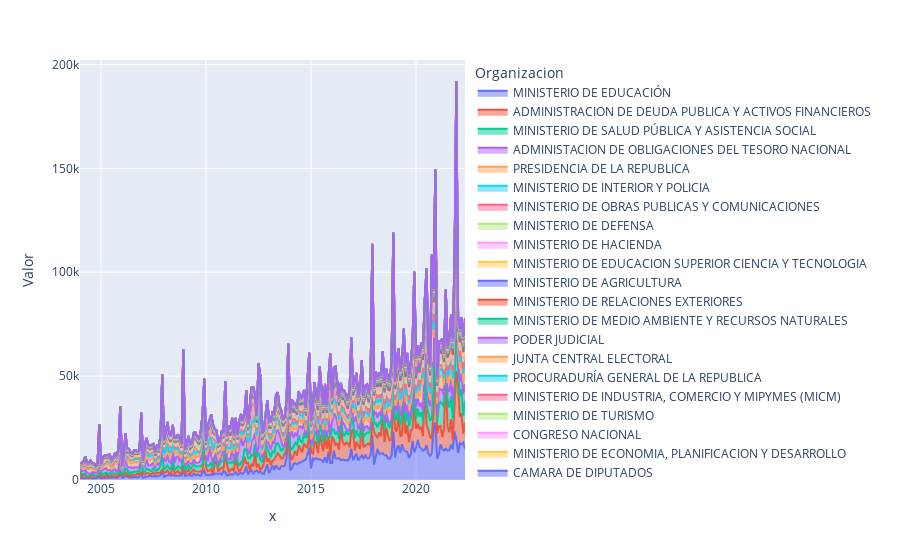

Notebook code cell kept with this figure:
### Code cell
fig = px.area(df, x=df.index.strftime("%Y-%m"), y='Valor', color='Organizacion').show()

### Figure 1 — Plotly figure (JSON) as saved in the notebook; plotly's stock layout.template omitted (floating-point values rounded to 4 significant figures; data arrays with more than 128 entries replaced by an {"elided": "..."} marker saying what was removed)
{"data": [{"fillpattern": {"shape": ""}, "hovertemplate": "Organizacion=MINISTERIO DE EDUCACIÓN<br>x=%{x}<br>Valor=%{y}<extra></extra>", "legendgroup": "MINISTERIO DE EDUCACIÓN", "line": {"color": "#636efa"}, "marker": {"symbol": "circle"}, "mode": "lines", "name": "MINISTERIO DE EDUCACIÓN", "orientation": "v", "showlegend": true, "stackgroup": "1", "type": "scatter", "x": {"elided": "221 str values"}, "xaxis": "x", "y": {"elided": "221 float values"}, "yaxis": "y"}, {"fillpattern": {"shape": ""}, "hovertemplate": "Organizacion=ADMINISTRACION DE DEUDA PUBLICA Y ACTIVOS FINANCIEROS<br>x=%{x}<br>Valor=%{y}<extra></extra>", "legendgroup": "ADMINISTRACION DE DEUDA PUBLICA Y ACTIVOS FINANCIEROS", "line": {"color": "#EF553B"}, "marker": {"symbol": "circle"}, "mode": "lines", "name": "ADMINISTRACION DE DEUDA PUBLICA Y ACTIVOS FINANCIEROS", "orientation": "v", "showlegend": true, "stackgroup": "1", "type": "scatter", "x": {"elided": "221 str values"}, "xaxis": "x", "y": {"elided": "221 float values"}, "yaxis": "y"}, {"fillpattern": {"shape": ""}, "hovertemplate": "Organizacion=MINISTERIO DE SALUD PÚBLICA Y ASISTENCIA SOCIAL<br>x=%{x}<br>Valor=%{y}<extra></extra>", "legendgroup": "MINISTERIO DE SALUD PÚBLICA Y ASISTENCIA SOCIAL", "line": {"color": "#00cc96"}, "marker": {"symbol": "circle"}, "mode": "lines", "name": "MINISTERIO DE SALUD PÚBLICA Y ASISTENCIA SOCIAL", "orientation": "v", "showlegend": true, "stackgroup": "1", "type": "scatter", "x": {"elided": "221 str values"}, "xaxis": "x", "y": {"elided": "221 float values"}, "yaxis": "y"}, {"fillpattern": {"shape": ""}, "hovertemplate": "Organizacion=ADMINISTACION DE OBLIGACIONES DEL TESORO NACIONAL<br>x=%{x}<br>Valor=%{y}<extra></extra>", "legendgroup": "ADMINISTACION DE OBLIGACIONES DEL TESORO NACIONAL", "line": {"color": "#ab63fa"}, "marker": {"symbol": "circle"}, "mode": "lines", "name": "ADMINISTACION DE OBLIGACIONES DEL TESORO NACIONAL", "orientation": "v", "showlegend": true, "stackgroup": "1", "type": "scatter", "x": {"elided": "221 str values"}, "xaxis": "x", "y": {"elided": "221 float values"}, "yaxis": "y"}, {"fillpattern": {"shape": ""}, "hovertemplate": "Organizacion=PRESIDENCIA DE LA REPUBLICA<br>x=%{x}<br>Valor=%{y}<extra></extra>", "legendgroup": "PRESIDENCIA DE LA REPUBLICA", "line": {"color": "#FFA15A"}, "marker": {"symbol": "circle"}, "mode": "lines", "name": "PRESIDENCIA DE LA REPUBLICA", "orientation": "v", "showlegend": true, "stackgroup": "1", "type": "scatter", "x": {"elided": "221 str values"}, "xaxis": "x", "y": {"elided": "221 float values"}, "yaxis": "y"}, {"fillpattern": {"shape": ""}, "hovertemplate": "Organizacion=MINISTERIO DE INTERIOR Y POLICIA<br>x=%{x}<br>Valor=%{y}<extra></extra>", "legendgroup": "MINISTERIO DE INTERIOR Y POLICIA", "line": {"color": "#19d3f3"}, "marker": {"symbol": "circle"}, "mode": "lines", "name": "MINISTERIO DE INTERIOR Y POLICIA", "orientation": "v", "showlegend": true, "stackgroup": "1", "type": "scatter", "x": {"elided": "221 str values"}, "xaxis": "x", "y": {"elided": "221 float values"}, "yaxis": "y"}, {"fillpattern": {"shape": ""}, "hovertemplate": "Organizacion=MINISTERIO DE OBRAS PUBLICAS Y COMUNICACIONES<br>x=%{x}<br>Valor=%{y}<extra></extra>", "legendgroup": "MINISTERIO DE OBRAS PUBLICAS Y COMUNICACIONES", "line": {"color": "#FF6692"}, "marker": {"symbol": "circle"}, "mode": "lines", "name": "MINISTERIO DE OBRAS PUBLICAS Y COMUNICACIONES", "orientation": "v", "showlegend": true, "stackgroup": "1", "type": "scatter", "x": {"elided": "221 str values"}, "xaxis": "x", "y": {"elided": "221 float values"}, "yaxis": "y"}, {"fillpattern": {"shape": ""}, "hovertemplate": "Organizacion=MINISTERIO DE DEFENSA<br>x=%{x}<br>Valor=%{y}<extra></extra>", "legendgroup": "MINISTERIO DE DEFENSA", "line": {"color": "#B6E880"}, "marker": {"symbol": "circle"}, "mode": "lines", "name": "MINISTERIO DE DEFENSA", "orientation": "v", "showlegend": true, "stackgroup": "1", "type": "scatter", "x": {"elided": "221 str values"}, "xaxis": "x", "y": {"elided": "221 float values"}, "yaxis": "y"}, {"fillpattern": {"shape": ""}, "hovertemplate": "Organizacion=MINISTERIO DE HACIENDA<br>x=%{x}<br>Valor=%{y}<extra></extra>", "legendgroup": "MINISTERIO DE HACIENDA", "line": {"color": "#FF97FF"}, "marker": {"symbol": "circle"}, "mode": "lines", "name": "MINISTERIO DE HACIENDA", "orientation": "v", "showlegend": true, "stackgroup": "1", "type": "scatter", "x": {"elided": "221 str values"}, "xaxis": "x", "y": {"elided": "221 float values"}, "yaxis": "y"}, {"fillpattern": {"shape": ""}, "hovertemplate": "Organizacion=MINISTERIO DE EDUCACION SUPERIOR CIENCIA Y TECNOLOGIA<br>x=%{x}<br>Valor=%{y}<extra></extra>", "legendgroup": "MINISTERIO DE EDUCACION SUPERIOR CIENCIA Y TECNOLOGIA", "line": {"color": "#FECB52"}, "marker": {"symbol": "circle"}, "mode": "lines", "name": "MINISTERIO DE EDUCACION SUPERIOR CIENCIA Y TECNOLOGIA", "orientation": "v", "showlegend": true, "stackgroup": "1", "type": "scatter", "x": {"elided": "221 str values"}, "xaxis": "x", "y": {"elided": "221 float values"}, "yaxis": "y"}, {"fillpattern": {"shape": ""}, "hovertemplate": "Organizacion=MINISTERIO DE AGRICULTURA<br>x=%{x}<br>Valor=%{y}<extra></extra>", "legendgroup": "MINISTERIO DE AGRICULTURA", "line": {"color": "#636efa"}, "marker": {"symbol": "circle"}, "mode": "lines", "name": "MINISTERIO DE AGRICULTURA", "orientation": "v", "showlegend": true, "stackgroup": "1", "type": "scatter", "x": {"elided": "221 str values"}, "xaxis": "x", "y": {"elided": "221 float values"}, "yaxis": "y"}, {"fillpattern": {"shape": ""}, "hovertemplate": "Organizacion=MINISTERIO DE RELACIONES EXTERIORES<br>x=%{x}<br>Valor=%{y}<extra></extra>", "legendgroup": "MINISTERIO DE RELACIONES EXTERIORES", "line": {"color": "#EF553B"}, "marker": {"symbol": "circle"}, "mode": "lines", "name": "MINISTERIO DE RELACIONES EXTERIORES", "orientation": "v", "showlegend": true, "stackgroup": "1", "type": "scatter", "x": {"elided": "221 str values"}, "xaxis": "x", "y": {"elided": "221 float values"}, "yaxis": "y"}, {"fillpattern": {"shape": ""}, "hovertemplate": "Organizacion=MINISTERIO DE MEDIO AMBIENTE Y RECURSOS NATURALES<br>x=%{x}<br>Valor=%{y}<extra></extra>", "legendgroup": "MINISTERIO DE MEDIO AMBIENTE Y RECURSOS NATURALES", "line": {"color": "#00cc96"}, "marker": {"symbol": "circle"}, "mode": "lines", "name": "MINISTERIO DE MEDIO AMBIENTE Y RECURSOS NATURALES", "orientation": "v", "showlegend": true, "stackgroup": "1", "type": "scatter", "x": {"elided": "221 str values"}, "xaxis": "x", "y": {"elided": "221 float values"}, "yaxis": "y"}, {"fillpattern": {"shape": ""}, "hovertemplate": "Organizacion=PODER JUDICIAL<br>x=%{x}<br>Valor=%{y}<extra></extra>", "legendgroup": "PODER JUDICIAL", "line": {"color": "#ab63fa"}, "marker": {"symbol": "circle"}, "mode": "lines", "name": "PODER JUDICIAL", "orientation": "v", "showlegend": true, "stackgroup": "1", "type": "scatter", "x": {"elided": "221 str values"}, "xaxis": "x", "y": {"elided": "221 float values"}, "yaxis": "y"}, {"fillpattern": {"shape": ""}, "hovertemplate": "Organizacion=JUNTA CENTRAL ELECTORAL<br>x=%{x}<br>Valor=%{y}<extra></extra>", "legendgroup": "JUNTA CENTRAL ELECTORAL", "line": {"color": "#FFA15A"}, "marker": {"symbol": "circle"}, "mode": "lines", "name": "JUNTA CENTRAL ELECTORAL", "orientation": "v", "showlegend": true, "stackgroup": "1", "type": "scatter", "x": {"elided": "221 str values"}, "xaxis": "x", "y": {"elided": "221 float values"}, "yaxis": "y"}, {"fillpattern": {"shape": ""}, "hovertemplate": "Organizacion=PROCURADURÍA GENERAL DE LA REPUBLICA<br>x=%{x}<br>Valor=%{y}<extra></extra>", "legendgroup": "PROCURADURÍA GENERAL DE LA REPUBLICA", "line": {"color": "#19d3f3"}, "marker": {"symbol": "circle"}, "mode": "lines", "name": "PROCURADURÍA GENERAL DE LA REPUBLICA", "orientation": "v", "showlegend": true, "stackgroup": "1", "type": "scatter", "x": {"elided": "221 str values"}, "xaxis": "x", "y": {"elided": "221 float values"}, "yaxis": "y"}, {"fillpattern": {"shape": ""}, "hovertemplate": "Organizacion=MINISTERIO DE INDUSTRIA, COMERCIO Y MIPYMES (MICM)<br>x=%{x}<br>Valor=%{y}<extra></extra>", "legendgroup": "MINISTERIO DE INDUSTRIA, COMERCIO Y MIPYMES (MICM)", "line": {"color": "#FF6692"}, "marker": {"symbol": "circle"}, "mode": "lines", "name": "MINISTERIO DE INDUSTRIA, COMERCIO Y MIPYMES (MICM)", "orientation": "v", "showlegend": true, "stackgroup": "1", "type": "scatter", "x": {"elided": "221 str values"}, "xaxis": "x", "y": {"elided": "221 float values"}, "yaxis": "y"}, {"fillpattern": {"shape": ""}, "hovertemplate": "Organizacion=MINISTERIO DE TURISMO<br>x=%{x}<br>Valor=%{y}<extra></extra>", "legendgroup": "MINISTERIO DE TURISMO", "line": {"color": "#B6E880"}, "marker": {"symbol": "circle"}, "mode": "lines", "name": "MINISTERIO DE TURISMO", "orientation": "v", "showlegend": true, "stackgroup": "1", "type": "scatter", "x": {"elided": "221 str values"}, "xaxis": "x", "y": {"elided": "221 float values"}, "yaxis": "y"}, {"fillpattern": {"shape": ""}, "hovertemplate": "Organizacion=CONGRESO NACIONAL<br>x=%{x}<br>Valor=%{y}<extra></extra>", "legendgroup": "CONGRESO NACIONAL", "line": {"color": "#FF97FF"}, "marker": {"symbol": "circle"}, "mode": "lines", "name": "CONGRESO NACIONAL", "orientation": "v", "showlegend": true, "stackgroup": "1", "type": "scatter", "x": {"elided": "221 str values"}, "xaxis": "x", "y": {"elided": "221 float values"}, "yaxis": "y"}, {"fillpattern": {"shape": ""}, "hovertemplate": "Organizacion=MINISTERIO DE ECONOMIA, PLANIFICACION Y DESARROLLO<br>x=%{x}<br>Valor=%{y}<extra></extra>", "legendgroup": "MINISTERIO DE ECONOMIA, PLANIFICACION Y DESARROLLO", "line": {"color": "#FECB52"}, "marker": {"symbol": "circle"}, "mode": "lines", "name": "MINISTERIO DE ECONOMIA, PLANIFICACION Y DESARROLLO", "orientation": "v", "showlegend": true, "stackgroup": "1", "type": "scatter", "x": {"elided": "221 str values"}, "xaxis": "x", "y": {"elided": "221 float values"}, "yaxis": "y"}, {"fillpattern": {"shape": ""}, "hovertemplate": "Organizacion=CAMARA DE DIPUTADOS<br>x=%{x}<br>Valor=%{y}<extra></extra>", "legendgroup": "CAMARA DE DIPUTADOS", "line": {"color": "#636efa"}, "marker": {"symbol": "circle"}, "mode": "lines", "name": "CAMARA DE DIPUTADOS", "orientation": "v", "showlegend": true, "stackgroup": "1", "type": "scatter", "x": {"elided": "221 str values"}, "xaxis": "x", "y": {"elided": "221 float values"}, "yaxis": "y"}, {"fillpattern": {"shape": ""}, "hovertemplate": "Organizacion=MINISTERIO DE DEPORTES, EDUCACION FISICA Y RECREACION<br>x=%{x}<br>Valor=%{y}<extra></extra>", "legendgroup": "MINISTERIO DE DEPORTES, EDUCACION FISICA Y RECREACION", "line": {"color": "#EF553B"}, "marker": {"symbol": "circle"}, "mode": "lines", "name": "MINISTERIO DE DEPORTES, EDUCACION FISICA Y RECREACION", "orientation": "v", "showlegend": true, "stackgroup": "1", "type": "scatter", "x": {"elided": "221 str values"}, "xaxis": "x", "y": {"elided": "221 float values"}, "yaxis": "y"}, {"fillpattern": {"shape": ""}, "hovertemplate": "Organizacion=MINISTERIO DE CULTURA<br>x=%{x}<br>Valor=%{y}<extra></extra>", "legendgroup": "MINISTERIO DE CULTURA", "line": {"color": "#00cc96"}, "marker": {"symbol": "circle"}, "mode": "lines", "name": "MINISTERIO DE CULTURA", "orientation": "v", "showlegend": true, "stackgroup": "1", "type": "scatter", "x": {"elided": "221 str values"}, "xaxis": "x", "y": {"elided": "221 float values"}, "yaxis": "y"}, {"fillpattern": {"shape": ""}, "hovertemplate": "Organizacion=MINISTERIO DE TRABAJO<br>x=%{x}<br>Valor=%{y}<extra></extra>", "legendgroup": "MINISTERIO DE TRABAJO", "line": {"color": "#ab63fa"}, "marker": {"symbol": "circle"}, "mode": "lines", "name": "MINISTERIO DE TRABAJO", "orientation": "v", "showlegend": true, "stackgroup": "1", "type": "scatter", "x": {"elided": "221 str values"}, "xaxis": "x", "y": {"elided": "221 float values"}, "yaxis": "y"}, {"fillpattern": {"shape": ""}, "hovertemplate": "Organizacion=SENADO DE LA REPUBLICA<br>x=%{x}<br>Valor=%{y}<extra></extra>", "legendgroup": "SENADO DE LA REPUBLICA", "line": {"color": "#FFA15A"}, "marker": {"symbol": "circle"}, "mode": "lines", "name": "SENADO DE LA REPUBLICA", "orientation": "v", "showlegend": true, "stackgroup": "1", "type": "scatter", "x": {"elided": "221 str values"}, "xaxis": "x", "y": {"elided": "221 float values"}, "yaxis": "y"}, {"fillpattern": {"shape": ""}, "hovertemplate": "Organizacion=CÁMARA DE CUENTAS<br>x=%{x}<br>Valor=%{y}<extra></extra>", "legendgroup": "CÁMARA DE CUENTAS", "line": {"color": "#19d3f3"}, "marker": {"symbol": "circle"}, "mode": "lines", "name": "CÁMARA DE CUENTAS", "orientation": "v", "showlegend": true, "stackgroup": "1", "type": "scatter", "x": {"elided": "221 str values"}, "xaxis": "x", "y": {"elided": "221 float values"}, "yaxis": "y"}, {"fillpattern": {"shape": ""}, "hovertemplate": "Organizacion=TRIBUNAL CONSTITUCIONAL<br>x=%{x}<br>Valor=%{y}<extra></extra>", "legendgroup": "TRIBUNAL CONSTITUCIONAL", "line": {"color": "#FF6692"}, "marker": {"symbol": "circle"}, "mode": "lines", "name": "TRIBUNAL CONSTITUCIONAL", "orientation": "v", "showlegend": true, "stackgroup": "1", "type": "scatter", "x": {"elided": "221 str values"}, "xaxis": "x", "y": {"elided": "221 float values"}, "yaxis": "y"}, {"fillpattern": {"shape": ""}, "hovertemplate": "Organizacion=MINISTERIO DE ENERGIA Y MINAS<br>x=%{x}<br>Valor=%{y}<extra></extra>", "legendgroup": "MINISTERIO DE ENERGIA Y MINAS", "line": {"color": "#B6E880"}, "marker": {"symbol": "circle"}, "mode": "lines", "name": "MINISTERIO DE ENERGIA Y MINAS", "orientation": "v", "showlegend": true, "stackgroup": "1", "type": "scatter", "x": {"elided": "221 str values"}, "xaxis": "x", "y": {"elided": "221 float values"}, "yaxis": "y"}, {"fillpattern": {"shape": ""}, "hovertemplate": "Organizacion=MINISTERIO DE ADMINISTRACION PUBLICA<br>x=%{x}<br>Valor=%{y}<extra></extra>", "legendgroup": "MINISTERIO DE ADMINISTRACION PUBLICA", "line": {"color": "#FF97FF"}, "marker": {"symbol": "circle"}, "mode": "lines", "name": "MINISTERIO DE ADMINISTRACION PUBLICA", "orientation": "v", "showlegend": true, "stackgroup": "1", "type": "scatter", "x": {"elided": "221 str values"}, "xaxis": "x", "y": {"elided": "221 float values"}, "yaxis": "y"}, {"fillpattern": {"shape": ""}, "hovertemplate": "Organizacion=MINISTERIO DE LA MUJER<br>x=%{x}<br>Valor=%{y}<extra></extra>", "legendgroup": "MINISTERIO DE LA MUJER", "line": {"color": "#FECB52"}, "marker": {"symbol": "circle"}, "mode": "lines", "name": "MINISTERIO DE LA MUJER", "orientation": "v", "showlegend": true, "stackgroup": "1", "type": "scatter", "x": {"elided": "221 str values"}, "xaxis": "x", "y": {"elided": "221 float values"}, "yaxis": "y"}, {"fillpattern": {"shape": ""}, "hovertemplate": "Organizacion=MINISTERIO DE LA JUVENTUD<br>x=%{x}<br>Valor=%{y}<extra></extra>", "legendgroup": "MINISTERIO DE LA JUVENTUD", "line": {"color": "#636efa"}, "marker": {"symbol": "circle"}, "mode": "lines", "name": "MINISTERIO DE LA JUVENTUD", "orientation": "v", "showlegend": true, "stackgroup": "1", "type": "scatter", "x": {"elided": "221 str values"}, "xaxis": "x", "y": {"elided": "221 float values"}, "yaxis": "y"}, {"fillpattern": {"shape": ""}, "hovertemplate": "Organizacion=MINISTERIO DE LA VIVIENDA, HABITAT Y EDIFICACIONES (MIVHED)<br>x=%{x}<br>Valor=%{y}<extra></extra>", "legendgroup": "MINISTERIO DE LA VIVIENDA, HABITAT Y EDIFICACIONES (MIVHED)", "line": {"color": "#EF553B"}, "marker": {"symbol": "circle"}, "mode": "lines", "name": "MINISTERIO DE LA VIVIENDA, HABITAT Y EDIFICACIONES (MIVHED)", "orientation": "v", "showlegend": true, "stackgroup": "1", "type": "scatter", "x": {"elided": "221 str values"}, "xaxis": "x", "y": {"elided": "221 float values"}, "yaxis": "y"}, {"fillpattern": {"shape": ""}, "hovertemplate": "Organizacion=TRIBUNAL SUPERIOR ELECTORAL (TSE)<br>x=%{x}<br>Valor=%{y}<extra></extra>", "legendgroup": "TRIBUNAL SUPERIOR ELECTORAL (TSE)", "line": {"color": "#00cc96"}, "marker": {"symbol": "circle"}, "mode": "lines", "name": "TRIBUNAL SUPERIOR ELECTORAL (TSE)", "orientation": "v", "showlegend": true, "stackgroup": "1", "type": "scatter", "x": {"elided": "221 str values"}, "xaxis": "x", "y": {"elided": "221 float values"}, "yaxis": "y"}, {"fillpattern": {"shape": ""}, "hovertemplate": "Organizacion=DEFENSOR DEL PUEBLO<br>x=%{x}<br>Valor=%{y}<extra></extra>", "legendgroup": "DEFENSOR DEL PUEBLO", "line": {"color": "#ab63fa"}, "marker": {"symbol": "circle"}, "mode": "lines", "name": "DEFENSOR DEL PUEBLO", "orientation": "v", "showlegend": true, "stackgroup": "1", "type": "scatter", "x": {"elided": "221 str values"}, "xaxis": "x", "y": {"elided": "221 float values"}, "yaxis": "y"}], "layout": {"legend": {"title": {"text": "Organizacion"}, "tracegroupgap": 0}, "margin": {"t": 60}, "xaxis": {"anchor": "y", "domain": [0, 1], "title": {"text": "x"}}, "yaxis": {"anchor": "x", "domain": [0, 1], "title": {"text": "Valor"}}}}
